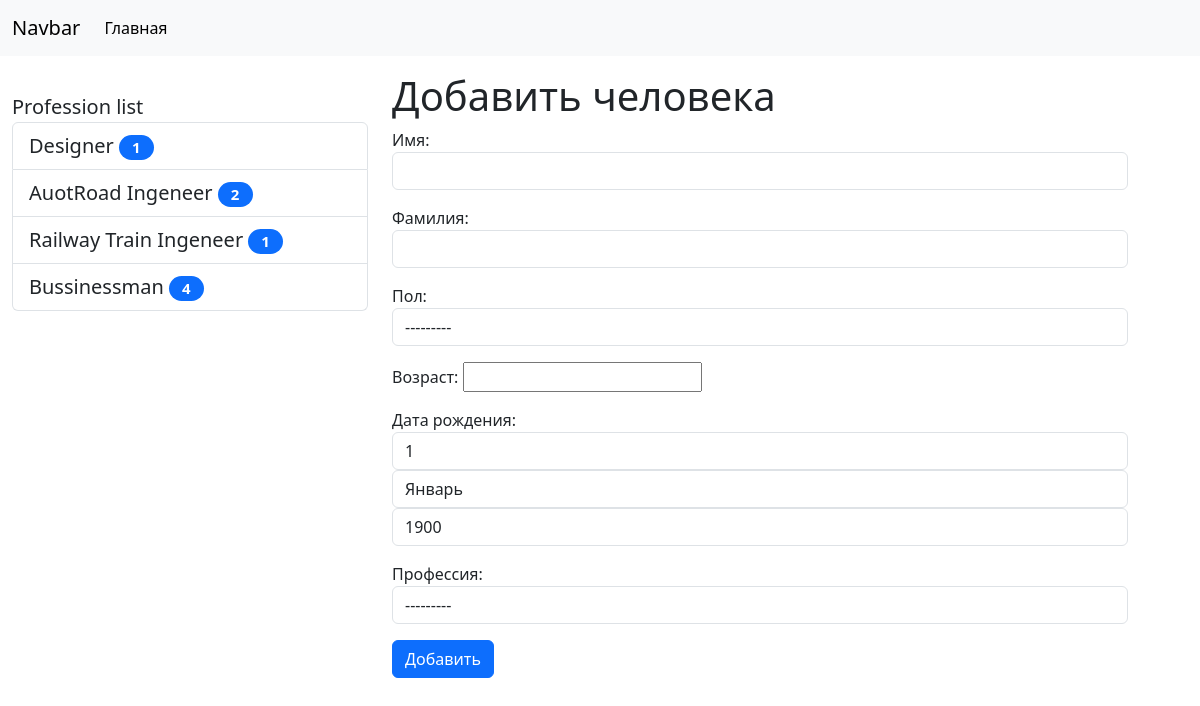
The app's page /human/add_human with its own data.
### main/models.py (models this page shows)
class Profession(models.Model):
    title = models.CharField(max_length=100, db_index=True, verbose_name='Профессия')
    def get_absolut_url(self):
        return reverse_lazy('profession', kwargs={'pk': self.pk})
    class Meta:
        verbose_name = 'Профессия'
        verbose_name_plural = 'Профессии'
        ordering = ['title']

### main/views.py (the view)
# urls.py: path('human/add_human', AddHuman.as_view(), name='add_human')
class AddHuman(CreateView):
    model = Human
    form_class = HumanForm
    template_name = 'NewsProject/add_human.html'
    login_url = '/admin/'

### main/forms.py (shortened to what this page needs)
class HumanForm(forms.ModelForm):
    class Meta:
        human_choices = {'m': 'male',
                         'f': 'female'}
        model = Human
        fields = ['name', 'last_name', 'sex', 'age', 'born_at', 'profession']
        widgets = {
            'name': forms.TextInput(attrs={
                'class': 'form-control'
            }),
            'last_name': forms.TextInput(attrs={
                'class': 'form-control'
            }),
            'sex': forms.Select(attrs={
                'class': 'form-control'
            }),
            'age': forms.NumberInput(),
            'born_at': forms.SelectDateWidget(empty_label=("Выберите год", "Выберите месяц", "Выберите день"),
                                              years=range(1900, 2023),
                                              attrs={
                                                  'class': 'form-control'
                                              }),
            'profession': forms.Select(attrs={
                'class': 'form-control'
            })
        }

### main/templatetags/newsproject_tags.py (called while the page is built)
@register.simple_tag(name='get_list_professions')
def get_professions():
    return Profession.objects.all()

@register.inclusion_tag('NewsProject/List_professions.html')
def show_professions(arg1='Profession', arg2='list'):
    professions = Profession.objects.annotate(cnt=Count('human')).filter(cnt__gt=0)
    return {'professions': professions, 'arg1': arg1, 'arg2': arg2}

### main/templates/NewsProject/add_human.html (shortened to what this page needs)
{% extends 'base.html' %}
{% block sidebar %}
{% include 'inc/_sidebar.html' %}
{% endblock %}
{% block content %}
<h1>Добавить человека</h1>
<form action="{% url 'add_human' %}" method="post">
    {{ form.as_p }}
    <button type="submit" class="btn btn-primary btn-block">Добавить</button>
</form>
{% endblock %}

### main/templates/NewsProject/List_professions.html
{% load newsproject_tags %}
<div class="list-group" style="height: 20px; margin-top: 20px; font-size: 20;">
    {{ arg1 }} {{ arg2 }}
    {% for pr in professions %}
    <a href="{{ pr.get_absolut_url }}" class="list-group-item list-group-item-action">{{ pr.title }}<span
            class="badge bg-primary rounded-pill"
            style="width: 35px; color: wight; margin-left: 5px;">{{ pr.cnt }}</span></a>
    {% endfor %}
</div>

### NewsProject/static/css/style.css (style rules this page uses)
body { backgroundcolor = #ccc; }

### records on screen
Profession: title "Designer", cnt "1"
Profession: title "AuotRoad Ingeneer", cnt "2"
Profession: title "Railway Train Ingeneer", cnt "1"
Profession: title "Bussinessman", cnt "4"

### other values on screen
{{ arg1 }} "Profession"
{{ arg2 }} "list"
